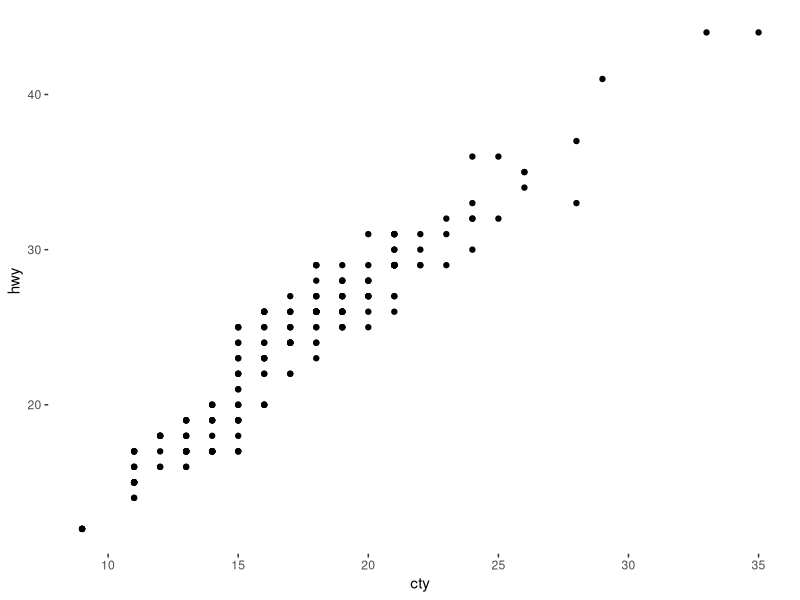
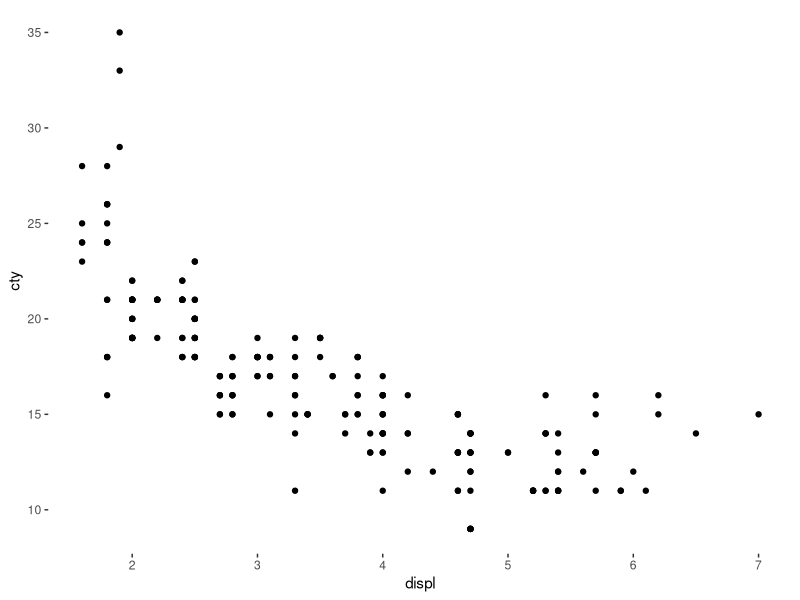
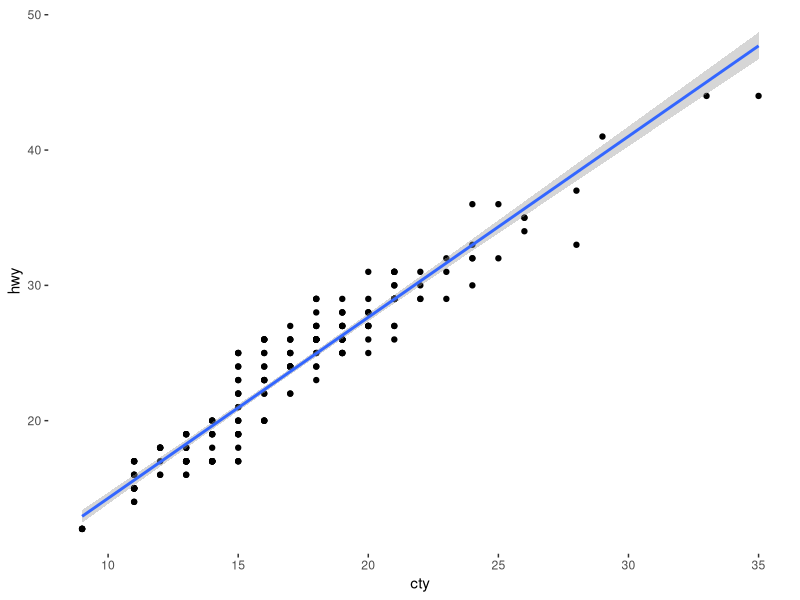
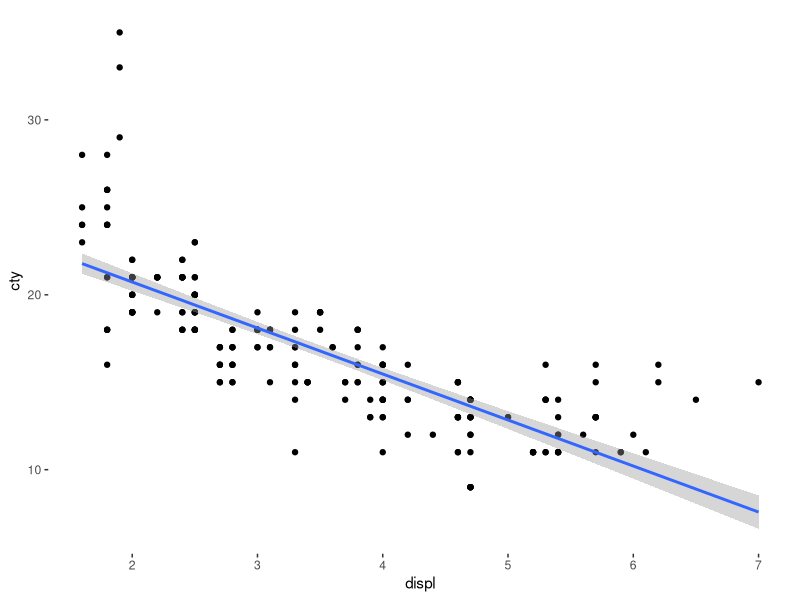
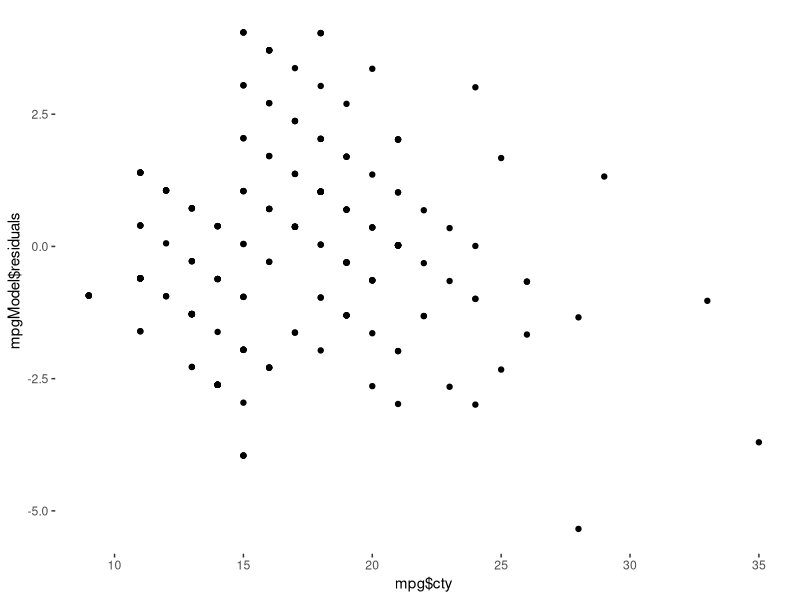
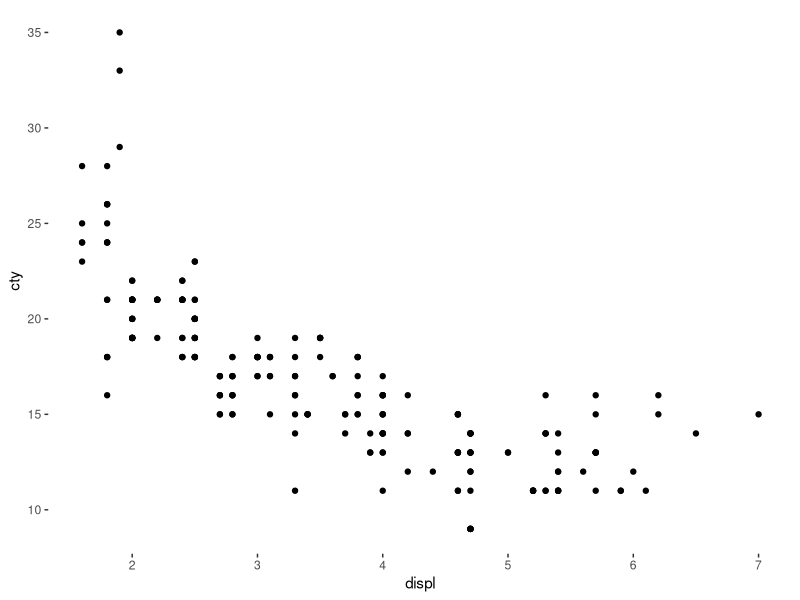

Source code (R) for these figures, in order:
## ---- chunk 1
###########################################################################
################# DON'T DELETE THIS PART!!!!!##############################
###########################################################################
                                                                          #
knitr::opts_chunk$set(echo = TRUE, message = FALSE, warning = FALSE)      #
                                                                          #
library(tidyverse)           #The tidyverse has all of our data tools     #
library(ggthemes)            #ggthemes makes our graphs look nicer        #
                                                                          # 
theme_set(                                #this sets the theme for all    #
  theme_tufte() +                         #plots that we make             #
  theme(text=element_text(family="sans"))                                 #
  )                                                                       #
                                                                          #
                                                                          #
                                                                          #
### Below is where you read and store your data.                          #
                                                                          #
youShouldRenameThis <- read_csv("death penalty data.csv")
                                                                          #
                                                                          #
                                                                          #
############# ^ ################################# ^ #######################
############# | ## DON'T DELETE THIS PART!!!!!### | #######################
############# | ################################# | #######################
## ---- chunk 2

mpg %>% head


#examine rel btwn cty and hwy

qplot(x=cty, y=hwy, data=mpg)

## ---- chunk 3


qplot(displ, cty, data=mpg, geom="point")
## ---- chunk 4

# in R, we use lm for linear model.

# here's how to find equation for cty and hwy in mpg:



lm(hwy~cty, data=mpg)



mpg %>% head

## ---- chunk 5

qplot(cty, hwy, data=mpg)+geom_smooth(method = "lm")

#what's R?  use cor()

cor(mpg$cty, mpg$hwy)

## ---- chunk 6
qplot(displ, cty, data=mpg)+geom_smooth(method="lm")

lm(cty ~ displ, data=mpg)

cor(mpg$cty, mpg$displ)
## ---- chunk 7

lm(hwy ~ cty, data=mpg)


## ---- chunk 8

lm(hwy ~ cty, data=mpg) -> mpgModel

#neat things:  summary

summary(mpgModel)

## ---- chunk 9

# predict yhat when x is 30

#plug in to least sqaures:


.892+1.337*30


## ---- chunk 10
.892 + 1.337*25
## ---- chunk 11


summary(mpgModel)




#the model thingie contains all the residuals as a variable.

#mpgModel$residuals

#we always want to look:  residual plot.


mpg %>% head

#in residual plot, x comes from original data, y is the resids from your lm model

qplot(mpg$cty, mpgModel$residuals)

## ---- chunk 12
myModel <- lm(cty~displ, data=mpg)

summary(myModel)

qplot(displ, cty, data=mpg)
